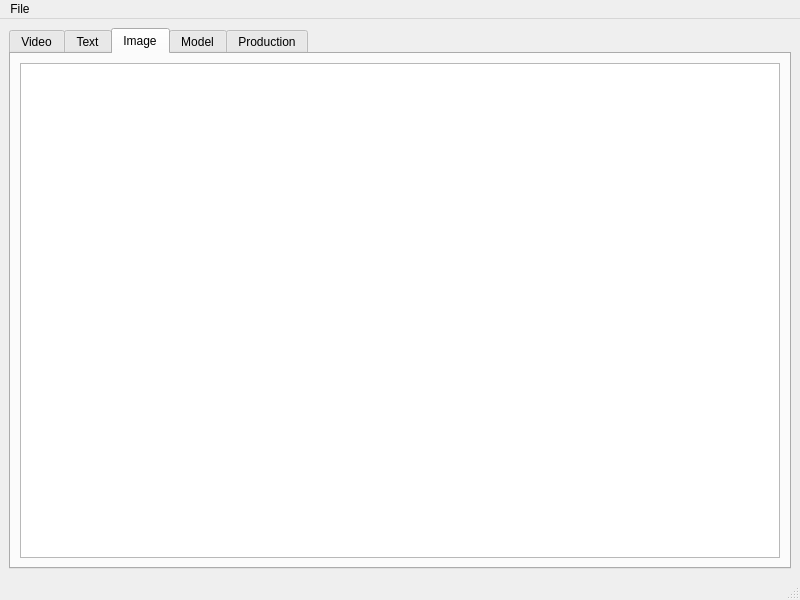
<?xml version="1.0" encoding="UTF-8"?>
<ui version="4.0">
 <class>asset_management</class>
 <widget class="QMainWindow" name="asset_management">
  <property name="geometry">
   <rect>
    <x>0</x>
    <y>0</y>
    <width>800</width>
    <height>600</height>
   </rect>
  </property>
  <property name="windowTitle">
   <string>Asset Management</string>
  </property>
  <widget class="QWidget" name="centralwidget">
   <layout class="QVBoxLayout" name="verticalLayout_2">
    <item>
     <layout class="QVBoxLayout" name="verticalLayout">
      <item>
       <widget class="QTabWidget" name="tabWidget">
        <property name="currentIndex">
         <number>2</number>
        </property>
        <widget class="QWidget" name="video_tab">
         <attribute name="title">
          <string>Video</string>
         </attribute>
         <layout class="QVBoxLayout" name="verticalLayout_4">
          <item>
           <widget class="QListWidget" name="video_list"/>
          </item>
         </layout>
        </widget>
        <widget class="QWidget" name="text_tab">
         <attribute name="title">
          <string>Text</string>
         </attribute>
         <layout class="QVBoxLayout" name="verticalLayout_5">
          <item>
           <widget class="QListWidget" name="text_list"/>
          </item>
         </layout>
        </widget>
        <widget class="QWidget" name="image_tab">
         <attribute name="title">
          <string>Image</string>
         </attribute>
         <layout class="QVBoxLayout" name="verticalLayout_6">
          <item>
           <widget class="QListWidget" name="image_list"/>
          </item>
         </layout>
        </widget>
        <widget class="QWidget" name="model_tab">
         <attribute name="title">
          <string>Model</string>
         </attribute>
         <layout class="QVBoxLayout" name="verticalLayout_7">
          <item>
           <widget class="QListWidget" name="model_list"/>
          </item>
         </layout>
        </widget>
        <widget class="QWidget" name="production_tab">
         <attribute name="title">
          <string>Production</string>
         </attribute>
         <layout class="QVBoxLayout" name="verticalLayout_3">
          <item>
           <widget class="QListWidget" name="production_list"/>
          </item>
         </layout>
        </widget>
       </widget>
      </item>
     </layout>
    </item>
   </layout>
  </widget>
  <widget class="QMenuBar" name="menubar">
   <property name="geometry">
    <rect>
     <x>0</x>
     <y>0</y>
     <width>800</width>
     <height>23</height>
    </rect>
   </property>
   <widget class="QMenu" name="menuFile">
    <property name="title">
     <string>File</string>
    </property>
    <addaction name="actionOpen"/>
   </widget>
   <addaction name="menuFile"/>
  </widget>
  <widget class="QStatusBar" name="statusbar"/>
  <action name="actionOpen">
   <property name="text">
    <string>Open</string>
   </property>
  </action>
 </widget>
 <resources/>
 <connections/>
</ui>
